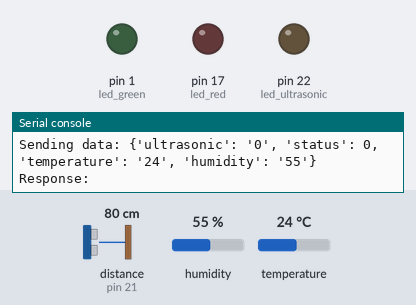
The program below on a simulated MicroPython board. On the bench: output pins drawn as LEDs (lit = HIGH), the last lines printed to the serial console. The inputs (shaded band) are chosen by the test bench; at power-on: distance to the obstacle (sensor on pin 21) 80 cm, humidity 55 %, temperature 24 °C. The echo pulse lasts 58.3 µs per cm; WiFi joins after 1.5 s; web requests get an empty 200 reply after 0.4 s; pins used as bus, display or sensor lines are not drawn.

Above: at 3.2 s.
3.3 s: distance to the obstacle (sensor on pin 21) set to 52 cm
5.7 s: distance to the obstacle (sensor on pin 21) set to 47 cm
At 8.2 s:
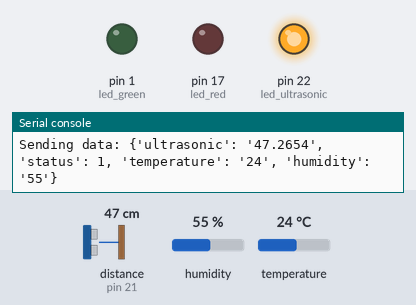
9.0 s: distance to the obstacle (sensor on pin 21) set to 60 cm
At 10.6 s:
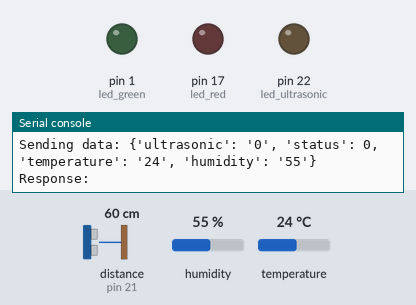
11.4 s: distance to the obstacle (sensor on pin 21) set to 2 cm
At 14.2 s:
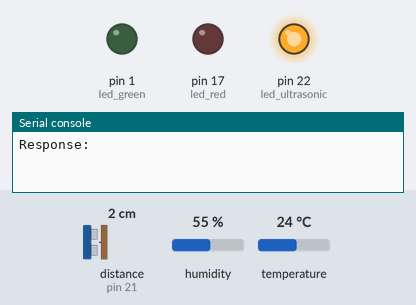
Timing chart, 0 to 15.4 s (numbered marks = the images above; inputs shaded):
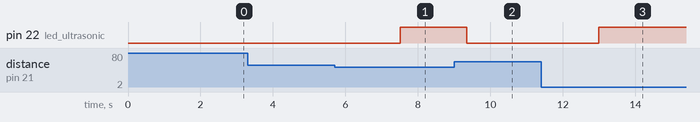

Measured:
- the behaviour switches between 50 and 49 cm on distance to the obstacle (sensor on pin 21) (found by bisection; images 0 and 1)
- after the input at 5.7 s, pin 22 (led_ultrasonic): LOW → HIGH after 1.8 s
- after the input at 9.0 s, pin 22 (led_ultrasonic): HIGH → LOW after 0.34 s
- after the input at 11.4 s, pin 22 (led_ultrasonic): LOW → HIGH after 1.6 s

The program:

IoT.py
```python
from machine import Pin
import utime
import urequests
import network
import time
import dht

# กำหนด Pin สำหรับ trigger, echo, LED และ DHT11
trigger = Pin(20, Pin.OUT)
echo = Pin(21, Pin.IN)
led_ultrasonic = Pin(22, Pin.OUT)  # LED สีแดง
led_green = Pin(1, Pin.OUT)  # LED สีเขียว
led_red = Pin(17, Pin.OUT)
dht_sensor = dht.DHT11(Pin(16))

ssid = "Galaxy A05s 7407"
password = "123456789"

wlan = network.WLAN(network.STA_IF)
wlan.active(True)
wlan.connect(ssid, password)

while not wlan.isconnected():
    print('Waiting for connection...')
    time.sleep(1)

print('Connected to WiFi')
print(wlan.ifconfig())

# ฟังก์ชันสำหรับวัดระยะทาง
def ultra():
    trigger.low()
    utime.sleep_us(2)
    trigger.high()
    utime.sleep_us(5)
    trigger.low()

    while echo.value() == 0:
        signaloff = utime.ticks_us()

    while echo.value() == 1:
        signalon = utime.ticks_us()

    timepassed = signalon - signaloff
    distance = (timepassed * 0.0343) / 2

    return distance

# ฟังก์ชันสำหรับอ่านค่า DHT11
def read_dht11():
    dht_sensor.measure()
    temperature = dht_sensor.temperature()
    humidity = dht_sensor.humidity()
    return temperature, humidity

# ฟังก์ชันสำหรับดึงข้อมูลจากฐานข้อมูล
def get_led_status():
    try:
        url = "https://my-miniproject67-j2365ebyd-jaryins-projects.vercel.app/api/control"
        response = urequests.get(url)
        data = response.json()
        response.close()

        print("Received data:", data)  # พิมพ์ข้อมูลที่ได้รับ

        if isinstance(data, list) and len(data) > 0 and isinstance(data[0], dict):
            return data[0].get("red", "off"), data[0].get("green", "off")
        else:
            print("Unexpected data format")
            return "off", "off"
    except Exception as e:
        print("Failed to get LED status:", e)
        return "off", "off"

# ฟังก์ชันสำหรับส่งข้อมูลทั้งหมดไปยัง API
def send_all_to_api(distance, ultrasonic_status, temperature, humidity, red_status, green_status):
    try:
        url = "https://my-miniproject67-i1mhnsrfa-jaryins-projects.vercel.app/api/postAll"
        headers = {
            "Content-Type": "application/json",
        }

        # ถ้าค่าระยะทางมากกว่า 50 cm จะส่งเป็น 0
        if distance > 50:
            distance = 0
            ultrasonic_status = 0

        data = {
            "ultrasonic": str(distance),
            "status": ultrasonic_status,
            "temperature": str(temperature),
            "humidity": str(humidity)
        }
        print("Sending data:", data)  # บันทึกข้อมูลที่กำลังจะส่ง

        response = urequests.post(url, json=data, headers=headers)
        print("Response:", response.text)
        response.close()
    except Exception as e:
        print("Failed to send all data:", e)

# วนลูปเพื่อตรวจจับและส่งข้อมูล
while True:
    distance = ultra()
    temperature, humidity = read_dht11()

    if distance <= 50:
        print("The distance from object is ", distance, "cm")
        led_ultrasonic.high()  # เปิด LED เมื่ออยู่ในระยะ 50 cm
        ultrasonic_status = 1  # สถานะของ ultrasonic sensor
    else:
        print("Object is out of range.")
        led_ultrasonic.low()  # ปิด LED เมื่ออยู่นอกระยะ 50 cm
        ultrasonic_status = 0

    # ดึงข้อมูลสถานะ LED จากฐานข้อมูล
    red_status, green_status = get_led_status()

    # ส่งข้อมูลทั้งหมดไปยัง API
    send_all_to_api(distance, ultrasonic_status, temperature, humidity, red_status, green_status)

    # อัปเดต LED ตามสถานะที่ได้รับ
    if red_status == "on":
        led_red.high()
    else:
        led_red.low()

    if green_status == "on":
        led_green.high()
    else:
        led_green.low()

    utime.sleep(1)
```
